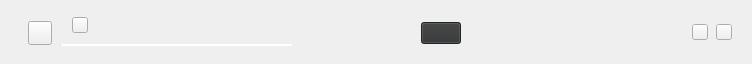
<?xml version="1.0" encoding="UTF-8"?>
<ui version="4.0">
 <class>TransferManagerDelegateWidget</class>
 <widget class="QWidget" name="TransferManagerDelegateWidget">
  <property name="geometry">
   <rect>
    <x>0</x>
    <y>0</y>
    <width>752</width>
    <height>64</height>
   </rect>
  </property>
  <property name="sizePolicy">
   <sizepolicy hsizetype="Expanding" vsizetype="Fixed">
    <horstretch>0</horstretch>
    <verstretch>0</verstretch>
   </sizepolicy>
  </property>
  <property name="minimumSize">
   <size>
    <width>0</width>
    <height>64</height>
   </size>
  </property>
  <property name="maximumSize">
   <size>
    <width>16777215</width>
    <height>64</height>
   </size>
  </property>
  <property name="windowTitle">
   <string/>
  </property>
  <property name="autoFillBackground">
   <bool>false</bool>
  </property>
  <property name="styleSheet">
   <string notr="true">
TransferManagerDelegateWidget
{
    background-color: transparent;
}

#bItemSpeed
{
background-color: transparent;
border:none;
color: #303233; /*colorToken.text-primary*/
}

#itemSepLine
{
    height: 1px;
    min-height: 1px;
    max-height: 1px;
    border: none;
    background: #FFB0B1B31A; /*colorToken.border-subtle*/
	margin-left: 16px;
	margin-right: 16px;
}

QProgressBar
{
    border-radius: 2px;
    height: 2px;
}

#sStatus QLabel
{
    qProperty-alignment: 'AlignLeft | AlignVCenter';
}

#lItemStatus
{
  color: #FF007C3E;/*colorToken.text-success*/
}

#lItemPaused,#lItemPausedQueued_1
{
  color: #FFB55407;/*colorToken.text-warning*/
}

#lItemFailed
{
  color: #FFE31B57;/*colorToken.text-error*/
}

#lRetryMsg
{
  color: #F46265;
}

#tItemRetry
{
    background-color: #ff303233; /*colorToken.button-primary*/
    color: #ff303233; /*colorToken.text-inverse-accent*/
}</string>
  </property>
  <property name="TOKENIZED" stdset="0">
   <bool>true</bool>
  </property>
  <layout class="QVBoxLayout" name="TransferManagerItemLayout">
   <property name="spacing">
    <number>0</number>
   </property>
   <property name="leftMargin">
    <number>0</number>
   </property>
   <property name="topMargin">
    <number>0</number>
   </property>
   <property name="rightMargin">
    <number>0</number>
   </property>
   <property name="bottomMargin">
    <number>0</number>
   </property>
   <item>
    <widget class="Line" name="itemSepLine">
     <property name="sizePolicy">
      <sizepolicy hsizetype="Expanding" vsizetype="Fixed">
       <horstretch>0</horstretch>
       <verstretch>0</verstretch>
      </sizepolicy>
     </property>
     <property name="orientation">
      <enum>Qt::Horizontal</enum>
     </property>
    </widget>
   </item>
   <item>
    <widget class="QStackedWidget" name="sTransferState">
     <property name="sizePolicy">
      <sizepolicy hsizetype="Expanding" vsizetype="Preferred">
       <horstretch>0</horstretch>
       <verstretch>0</verstretch>
      </sizepolicy>
     </property>
     <property name="minimumSize">
      <size>
       <width>0</width>
       <height>64</height>
      </size>
     </property>
     <property name="maximumSize">
      <size>
       <width>16777215</width>
       <height>64</height>
      </size>
     </property>
     <property name="currentIndex">
      <number>0</number>
     </property>
     <widget class="QWidget" name="stateActive">
      <property name="sizePolicy">
       <sizepolicy hsizetype="Expanding" vsizetype="Preferred">
        <horstretch>0</horstretch>
        <verstretch>0</verstretch>
       </sizepolicy>
      </property>
      <property name="minimumSize">
       <size>
        <width>0</width>
        <height>0</height>
       </size>
      </property>
      <property name="maximumSize">
       <size>
        <width>16777215</width>
        <height>16777215</height>
       </size>
      </property>
      <layout class="QHBoxLayout" name="stateActiveLayout">
       <property name="spacing">
        <number>0</number>
       </property>
       <property name="leftMargin">
        <number>28</number>
       </property>
       <property name="topMargin">
        <number>0</number>
       </property>
       <property name="rightMargin">
        <number>20</number>
       </property>
       <property name="bottomMargin">
        <number>0</number>
       </property>
       <item>
        <widget class="IconLabel" name="tFileType">
         <property name="minimumSize">
          <size>
           <width>24</width>
           <height>24</height>
          </size>
         </property>
         <property name="maximumSize">
          <size>
           <width>24</width>
           <height>24</height>
          </size>
         </property>
         <property name="iconSize">
          <size>
           <width>48</width>
           <height>48</height>
          </size>
         </property>
        </widget>
       </item>
       <item>
        <spacer name="horizontalSpacer_4">
         <property name="orientation">
          <enum>Qt::Horizontal</enum>
         </property>
         <property name="sizeType">
          <enum>QSizePolicy::Fixed</enum>
         </property>
         <property name="sizeHint" stdset="0">
          <size>
           <width>8</width>
           <height>0</height>
          </size>
         </property>
        </spacer>
       </item>
       <item>
        <widget class="QWidget" name="wName" native="true">
         <property name="sizePolicy">
          <sizepolicy hsizetype="Preferred" vsizetype="Fixed">
           <horstretch>0</horstretch>
           <verstretch>0</verstretch>
          </sizepolicy>
         </property>
         <property name="minimumSize">
          <size>
           <width>0</width>
           <height>36</height>
          </size>
         </property>
         <property name="maximumSize">
          <size>
           <width>16777215</width>
           <height>36</height>
          </size>
         </property>
         <layout class="QVBoxLayout" name="wNameLayout">
          <property name="spacing">
           <number>8</number>
          </property>
          <property name="leftMargin">
           <number>0</number>
          </property>
          <property name="topMargin">
           <number>0</number>
          </property>
          <property name="rightMargin">
           <number>10</number>
          </property>
          <property name="bottomMargin">
           <number>0</number>
          </property>
          <item>
           <widget class="QWidget" name="wTransferName" native="true">
            <property name="minimumSize">
             <size>
              <width>0</width>
              <height>20</height>
             </size>
            </property>
            <property name="maximumSize">
             <size>
              <width>16777215</width>
              <height>20</height>
             </size>
            </property>
            <layout class="QHBoxLayout" name="horizontalLayout_4" stretch="0,0,0">
             <property name="spacing">
              <number>5</number>
             </property>
             <property name="leftMargin">
              <number>0</number>
             </property>
             <property name="topMargin">
              <number>0</number>
             </property>
             <property name="rightMargin">
              <number>0</number>
             </property>
             <property name="bottomMargin">
              <number>0</number>
             </property>
             <item alignment="Qt::AlignVCenter">
              <widget class="QLabel" name="lTransferName">
               <property name="sizePolicy">
                <sizepolicy hsizetype="Preferred" vsizetype="Expanding">
                 <horstretch>0</horstretch>
                 <verstretch>0</verstretch>
                </sizepolicy>
               </property>
               <property name="minimumSize">
                <size>
                 <width>0</width>
                 <height>0</height>
                </size>
               </property>
               <property name="maximumSize">
                <size>
                 <width>16777215</width>
                 <height>16777215</height>
                </size>
               </property>
               <property name="text">
                <string/>
               </property>
               <property name="textFormat">
                <enum>Qt::PlainText</enum>
               </property>
               <property name="font-size" stdset="0">
                <string notr="true">body-2</string>
               </property>
              </widget>
             </item>
             <item>
              <widget class="IconLabel" name="lSyncIcon">
               <property name="minimumSize">
                <size>
                 <width>16</width>
                 <height>16</height>
                </size>
               </property>
               <property name="maximumSize">
                <size>
                 <width>16</width>
                 <height>16</height>
                </size>
               </property>
               <property name="text">
                <string notr="true"/>
               </property>
               <property name="icon">
                <iconset>
                 <normaloff>:/sync-01.svg</normaloff>:/sync-01.svg</iconset>
               </property>
               <property name="normal_off" stdset="0">
                <string notr="true">icon-primary</string>
               </property>
              </widget>
             </item>
             <item>
              <spacer name="nameSpacer">
               <property name="orientation">
                <enum>Qt::Horizontal</enum>
               </property>
               <property name="sizeType">
                <enum>QSizePolicy::MinimumExpanding</enum>
               </property>
               <property name="sizeHint" stdset="0">
                <size>
                 <width>38</width>
                 <height>0</height>
                </size>
               </property>
              </spacer>
             </item>
            </layout>
           </widget>
          </item>
          <item>
           <widget class="QWidget" name="wProgressBar" native="true">
            <property name="sizePolicy">
             <sizepolicy hsizetype="Expanding" vsizetype="Fixed">
              <horstretch>0</horstretch>
              <verstretch>0</verstretch>
             </sizepolicy>
            </property>
            <property name="minimumSize">
             <size>
              <width>0</width>
              <height>16</height>
             </size>
            </property>
            <property name="maximumSize">
             <size>
              <width>16777215</width>
              <height>16</height>
             </size>
            </property>
            <layout class="QHBoxLayout" name="horizontalLayout">
             <property name="spacing">
              <number>0</number>
             </property>
             <property name="leftMargin">
              <number>0</number>
             </property>
             <property name="topMargin">
              <number>0</number>
             </property>
             <property name="rightMargin">
              <number>38</number>
             </property>
             <property name="bottomMargin">
              <number>0</number>
             </property>
             <item>
              <widget class="QProgressBar" name="pbTransfer">
               <property name="sizePolicy">
                <sizepolicy hsizetype="Expanding" vsizetype="Fixed">
                 <horstretch>0</horstretch>
                 <verstretch>0</verstretch>
                </sizepolicy>
               </property>
               <property name="minimumSize">
                <size>
                 <width>0</width>
                 <height>2</height>
                </size>
               </property>
               <property name="maximumSize">
                <size>
                 <width>16777215</width>
                 <height>2</height>
                </size>
               </property>
               <property name="maximum">
                <number>1000</number>
               </property>
               <property name="value">
                <number>0</number>
               </property>
               <property name="textVisible">
                <bool>false</bool>
               </property>
               <property name="invertedAppearance">
                <bool>false</bool>
               </property>
               <property name="format">
                <string notr="true"/>
               </property>
              </widget>
             </item>
            </layout>
           </widget>
          </item>
         </layout>
        </widget>
       </item>
       <item>
        <widget class="QWidget" name="wSize" native="true">
         <property name="sizePolicy">
          <sizepolicy hsizetype="Fixed" vsizetype="Fixed">
           <horstretch>0</horstretch>
           <verstretch>0</verstretch>
          </sizepolicy>
         </property>
         <property name="minimumSize">
          <size>
           <width>0</width>
           <height>0</height>
          </size>
         </property>
         <property name="maximumSize">
          <size>
           <width>16777215</width>
           <height>16777215</height>
          </size>
         </property>
         <layout class="QHBoxLayout" name="horizontalLayout_2">
          <property name="spacing">
           <number>0</number>
          </property>
          <property name="leftMargin">
           <number>0</number>
          </property>
          <property name="topMargin">
           <number>0</number>
          </property>
          <property name="rightMargin">
           <number>10</number>
          </property>
          <property name="bottomMargin">
           <number>0</number>
          </property>
          <item alignment="Qt::AlignVCenter">
           <widget class="QLabel" name="lDone">
            <property name="minimumSize">
             <size>
              <width>0</width>
              <height>0</height>
             </size>
            </property>
            <property name="maximumSize">
             <size>
              <width>16777215</width>
              <height>16777215</height>
             </size>
            </property>
            <property name="text">
             <string/>
            </property>
            <property name="font-size" stdset="0">
             <string notr="true">caption</string>
            </property>
           </widget>
          </item>
          <item alignment="Qt::AlignVCenter">
           <widget class="QLabel" name="lTotal">
            <property name="minimumSize">
             <size>
              <width>0</width>
              <height>0</height>
             </size>
            </property>
            <property name="maximumSize">
             <size>
              <width>16777215</width>
              <height>16777215</height>
             </size>
            </property>
            <property name="text">
             <string/>
            </property>
            <property name="semibold" stdset="0">
             <bool>true</bool>
            </property>
            <property name="font-size" stdset="0">
             <string notr="true">caption</string>
            </property>
           </widget>
          </item>
          <item>
           <spacer name="horizontalSpacer">
            <property name="orientation">
             <enum>Qt::Horizontal</enum>
            </property>
            <property name="sizeHint" stdset="0">
             <size>
              <width>0</width>
              <height>0</height>
             </size>
            </property>
           </spacer>
          </item>
         </layout>
        </widget>
       </item>
       <item>
        <widget class="QWidget" name="cSpeedItem" native="true">
         <property name="sizePolicy">
          <sizepolicy hsizetype="Fixed" vsizetype="Fixed">
           <horstretch>0</horstretch>
           <verstretch>0</verstretch>
          </sizepolicy>
         </property>
         <property name="minimumSize">
          <size>
           <width>0</width>
           <height>0</height>
          </size>
         </property>
         <property name="maximumSize">
          <size>
           <width>16777215</width>
           <height>16777215</height>
          </size>
         </property>
         <layout class="QHBoxLayout" name="horizontalLayout_10">
          <property name="spacing">
           <number>0</number>
          </property>
          <property name="leftMargin">
           <number>0</number>
          </property>
          <property name="topMargin">
           <number>0</number>
          </property>
          <property name="rightMargin">
           <number>10</number>
          </property>
          <property name="bottomMargin">
           <number>0</number>
          </property>
          <item alignment="Qt::AlignLeft">
           <widget class="TokenizableButton" name="bItemSpeed">
            <property name="sizePolicy">
             <sizepolicy hsizetype="Expanding" vsizetype="Expanding">
              <horstretch>0</horstretch>
              <verstretch>0</verstretch>
             </sizepolicy>
            </property>
            <property name="minimumSize">
             <size>
              <width>0</width>
              <height>0</height>
             </size>
            </property>
            <property name="maximumSize">
             <size>
              <width>16777215</width>
              <height>16777215</height>
             </size>
            </property>
            <property name="text">
             <string notr="true"/>
            </property>
            <property name="iconSize">
             <size>
              <width>16</width>
              <height>16</height>
             </size>
            </property>
            <property name="normal_off" stdset="0">
             <string notr="true">icon-primary</string>
            </property>
            <property name="font-size" stdset="0">
             <string notr="true">caption</string>
            </property>
            <property name="semibold" stdset="0">
             <bool>true</bool>
            </property>
           </widget>
          </item>
          <item>
           <spacer name="horizontalSpacer_11">
            <property name="orientation">
             <enum>Qt::Horizontal</enum>
            </property>
            <property name="sizeHint" stdset="0">
             <size>
              <width>0</width>
              <height>0</height>
             </size>
            </property>
           </spacer>
          </item>
         </layout>
        </widget>
       </item>
       <item>
        <widget class="QStackedWidget" name="sStatus">
         <property name="minimumSize">
          <size>
           <width>0</width>
           <height>0</height>
          </size>
         </property>
         <property name="maximumSize">
          <size>
           <width>16777215</width>
           <height>16777215</height>
          </size>
         </property>
         <property name="currentIndex">
          <number>5</number>
         </property>
         <widget class="QWidget" name="pActive">
          <layout class="QHBoxLayout" name="horizontalLayout_6">
           <property name="spacing">
            <number>0</number>
           </property>
           <property name="leftMargin">
            <number>0</number>
           </property>
           <property name="topMargin">
            <number>0</number>
           </property>
           <property name="rightMargin">
            <number>10</number>
           </property>
           <property name="bottomMargin">
            <number>0</number>
           </property>
           <item alignment="Qt::AlignVCenter">
            <widget class="QLabel" name="lItemStatus">
             <property name="wordWrap">
              <bool>true</bool>
             </property>
             <property name="font-size" stdset="0">
              <string notr="true">caption</string>
             </property>
            </widget>
           </item>
           <item>
            <spacer name="horizontalSpacer_10">
             <property name="orientation">
              <enum>Qt::Horizontal</enum>
             </property>
             <property name="sizeHint" stdset="0">
              <size>
               <width>0</width>
               <height>0</height>
              </size>
             </property>
            </spacer>
           </item>
          </layout>
         </widget>
         <widget class="QWidget" name="pQueued">
          <layout class="QHBoxLayout" name="horizontalLayout_8">
           <property name="spacing">
            <number>0</number>
           </property>
           <property name="leftMargin">
            <number>0</number>
           </property>
           <property name="topMargin">
            <number>0</number>
           </property>
           <property name="rightMargin">
            <number>10</number>
           </property>
           <property name="bottomMargin">
            <number>0</number>
           </property>
           <item alignment="Qt::AlignVCenter">
            <widget class="QLabel" name="lItemQueued">
             <property name="text">
              <string/>
             </property>
             <property name="font-size" stdset="0">
              <string notr="true">caption</string>
             </property>
            </widget>
           </item>
           <item>
            <spacer name="horizontalSpacer_8">
             <property name="orientation">
              <enum>Qt::Horizontal</enum>
             </property>
             <property name="sizeHint" stdset="0">
              <size>
               <width>0</width>
               <height>0</height>
              </size>
             </property>
            </spacer>
           </item>
          </layout>
         </widget>
         <widget class="QWidget" name="pRetry">
          <layout class="QHBoxLayout" name="horizontalLayout_9">
           <property name="spacing">
            <number>0</number>
           </property>
           <property name="leftMargin">
            <number>0</number>
           </property>
           <property name="topMargin">
            <number>0</number>
           </property>
           <property name="rightMargin">
            <number>10</number>
           </property>
           <property name="bottomMargin">
            <number>0</number>
           </property>
           <item alignment="Qt::AlignVCenter">
            <widget class="QLabel" name="lRetryMsg">
             <property name="minimumSize">
              <size>
               <width>0</width>
               <height>0</height>
              </size>
             </property>
             <property name="maximumSize">
              <size>
               <width>16777215</width>
               <height>16777215</height>
              </size>
             </property>
             <property name="text">
              <string/>
             </property>
             <property name="wordWrap">
              <bool>true</bool>
             </property>
             <property name="font-size" stdset="0">
              <string notr="true">caption</string>
             </property>
            </widget>
           </item>
           <item>
            <spacer name="horizontalSpacer_7">
             <property name="orientation">
              <enum>Qt::Horizontal</enum>
             </property>
             <property name="sizeHint" stdset="0">
              <size>
               <width>0</width>
               <height>0</height>
              </size>
             </property>
            </spacer>
           </item>
          </layout>
         </widget>
         <widget class="QWidget" name="pPaused">
          <layout class="QHBoxLayout" name="horizontalLayout_7">
           <property name="spacing">
            <number>0</number>
           </property>
           <property name="leftMargin">
            <number>0</number>
           </property>
           <property name="topMargin">
            <number>0</number>
           </property>
           <property name="rightMargin">
            <number>10</number>
           </property>
           <property name="bottomMargin">
            <number>0</number>
           </property>
           <item alignment="Qt::AlignVCenter">
            <widget class="QLabel" name="lItemPaused">
             <property name="text">
              <string/>
             </property>
             <property name="font-size" stdset="0">
              <string notr="true">caption</string>
             </property>
            </widget>
           </item>
           <item>
            <spacer name="horizontalSpacer_9">
             <property name="orientation">
              <enum>Qt::Horizontal</enum>
             </property>
             <property name="sizeHint" stdset="0">
              <size>
               <width>0</width>
               <height>0</height>
              </size>
             </property>
            </spacer>
           </item>
          </layout>
         </widget>
         <widget class="QWidget" name="pPausedQueued">
          <layout class="QHBoxLayout" name="horizontalLayout_3" stretch="1,0">
           <property name="spacing">
            <number>0</number>
           </property>
           <property name="leftMargin">
            <number>0</number>
           </property>
           <property name="topMargin">
            <number>0</number>
           </property>
           <property name="rightMargin">
            <number>5</number>
           </property>
           <property name="bottomMargin">
            <number>0</number>
           </property>
           <item alignment="Qt::AlignVCenter">
            <widget class="QWidget" name="cPausedQueued" native="true">
             <property name="sizePolicy">
              <sizepolicy hsizetype="Expanding" vsizetype="Preferred">
               <horstretch>0</horstretch>
               <verstretch>0</verstretch>
              </sizepolicy>
             </property>
             <layout class="QHBoxLayout" name="horizontalLayout_11">
              <property name="spacing">
               <number>3</number>
              </property>
              <property name="leftMargin">
               <number>0</number>
              </property>
              <property name="topMargin">
               <number>0</number>
              </property>
              <property name="rightMargin">
               <number>0</number>
              </property>
              <property name="bottomMargin">
               <number>0</number>
              </property>
              <item alignment="Qt::AlignVCenter">
               <widget class="QLabel" name="lItemPausedQueued_1">
                <property name="minimumSize">
                 <size>
                  <width>0</width>
                  <height>0</height>
                 </size>
                </property>
                <property name="maximumSize">
                 <size>
                  <width>16777215</width>
                  <height>16777215</height>
                 </size>
                </property>
                <property name="text">
                 <string/>
                </property>
                <property name="font-size" stdset="0">
                 <string notr="true">caption</string>
                </property>
               </widget>
              </item>
              <item alignment="Qt::AlignVCenter">
               <widget class="QLabel" name="lItemPausedQueued_2">
                <property name="minimumSize">
                 <size>
                  <width>0</width>
                  <height>0</height>
                 </size>
                </property>
                <property name="maximumSize">
                 <size>
                  <width>16777215</width>
                  <height>16777215</height>
                 </size>
                </property>
                <property name="text">
                 <string/>
                </property>
                <property name="font-size" stdset="0">
                 <string notr="true">caption</string>
                </property>
               </widget>
              </item>
              <item>
               <spacer name="horizontalSpacer_5">
                <property name="orientation">
                 <enum>Qt::Horizontal</enum>
                </property>
                <property name="sizeHint" stdset="0">
                 <size>
                  <width>0</width>
                  <height>0</height>
                 </size>
                </property>
               </spacer>
              </item>
             </layout>
            </widget>
           </item>
           <item>
            <spacer name="horizontalSpacer_3">
             <property name="orientation">
              <enum>Qt::Horizontal</enum>
             </property>
             <property name="sizeHint" stdset="0">
              <size>
               <width>0</width>
               <height>0</height>
              </size>
             </property>
            </spacer>
           </item>
          </layout>
         </widget>
         <widget class="QWidget" name="pFailed">
          <layout class="QHBoxLayout" name="pFailedLayout" stretch="1,0">
           <property name="spacing">
            <number>0</number>
           </property>
           <property name="leftMargin">
            <number>0</number>
           </property>
           <property name="topMargin">
            <number>0</number>
           </property>
           <property name="rightMargin">
            <number>10</number>
           </property>
           <property name="bottomMargin">
            <number>0</number>
           </property>
           <item>
            <widget class="QWidget" name="cFailed" native="true">
             <property name="sizePolicy">
              <sizepolicy hsizetype="Expanding" vsizetype="Preferred">
               <horstretch>0</horstretch>
               <verstretch>0</verstretch>
              </sizepolicy>
             </property>
             <layout class="QHBoxLayout" name="horizontalLayout_5">
              <property name="spacing">
               <number>8</number>
              </property>
              <property name="leftMargin">
               <number>0</number>
              </property>
              <property name="topMargin">
               <number>0</number>
              </property>
              <property name="rightMargin">
               <number>0</number>
              </property>
              <property name="bottomMargin">
               <number>0</number>
              </property>
              <item alignment="Qt::AlignVCenter">
               <widget class="QLabel" name="lItemFailed">
                <property name="minimumSize">
                 <size>
                  <width>0</width>
                  <height>0</height>
                 </size>
                </property>
                <property name="maximumSize">
                 <size>
                  <width>16777215</width>
                  <height>16777215</height>
                 </size>
                </property>
                <property name="text">
                 <string/>
                </property>
                <property name="font-size" stdset="0">
                 <string notr="true">caption</string>
                </property>
               </widget>
              </item>
              <item>
               <widget class="TokenizableButton" name="tItemRetry">
                <property name="sizePolicy">
                 <sizepolicy hsizetype="Preferred" vsizetype="Fixed">
                  <horstretch>0</horstretch>
                  <verstretch>0</verstretch>
                 </sizepolicy>
                </property>
                <property name="minimumSize">
                 <size>
                  <width>0</width>
                  <height>0</height>
                 </size>
                </property>
                <property name="maximumSize">
                 <size>
                  <width>16777215</width>
                  <height>16777215</height>
                 </size>
                </property>
                <property name="text">
                 <string/>
                </property>
                <property name="type" stdset="0">
                 <string notr="true">primary</string>
                </property>
                <property name="dimension" stdset="0">
                 <string notr="true">small</string>
                </property>
                <property name="semibold" stdset="0">
                 <bool>true</bool>
                </property>
               </widget>
              </item>
              <item>
               <spacer name="horizontalSpacer_2">
                <property name="orientation">
                 <enum>Qt::Horizontal</enum>
                </property>
                <property name="sizeHint" stdset="0">
                 <size>
                  <width>80</width>
                  <height>0</height>
                 </size>
                </property>
               </spacer>
              </item>
             </layout>
            </widget>
           </item>
           <item>
            <spacer name="horizontalSpacer_6">
             <property name="orientation">
              <enum>Qt::Horizontal</enum>
             </property>
             <property name="sizeHint" stdset="0">
              <size>
               <width>0</width>
               <height>0</height>
              </size>
             </property>
            </spacer>
           </item>
          </layout>
         </widget>
        </widget>
       </item>
       <item>
        <widget class="QLabel" name="lItemTime">
         <property name="sizePolicy">
          <sizepolicy hsizetype="Fixed" vsizetype="Fixed">
           <horstretch>0</horstretch>
           <verstretch>0</verstretch>
          </sizepolicy>
         </property>
         <property name="minimumSize">
          <size>
           <width>0</width>
           <height>0</height>
          </size>
         </property>
         <property name="maximumSize">
          <size>
           <width>16777215</width>
           <height>16777215</height>
          </size>
         </property>
         <property name="font-size" stdset="0">
          <string notr="true">caption</string>
         </property>
        </widget>
       </item>
       <item>
        <widget class="QWidget" name="wActionButtonsContainer" native="true">
         <property name="minimumSize">
          <size>
           <width>0</width>
           <height>0</height>
          </size>
         </property>
         <layout class="QHBoxLayout" name="horizontalLayout_12">
          <property name="spacing">
           <number>8</number>
          </property>
          <property name="leftMargin">
           <number>0</number>
          </property>
          <property name="topMargin">
           <number>0</number>
          </property>
          <property name="rightMargin">
           <number>0</number>
          </property>
          <property name="bottomMargin">
           <number>0</number>
          </property>
          <item>
           <widget class="QWidget" name="wPauseResume" native="true">
            <property name="sizePolicy">
             <sizepolicy hsizetype="Fixed" vsizetype="Fixed">
              <horstretch>0</horstretch>
              <verstretch>0</verstretch>
             </sizepolicy>
            </property>
            <property name="minimumSize">
             <size>
              <width>16</width>
              <height>63</height>
             </size>
            </property>
            <property name="maximumSize">
             <size>
              <width>16</width>
              <height>63</height>
             </size>
            </property>
            <layout class="QHBoxLayout" name="wPauseResumeLayout">
             <property name="spacing">
              <number>0</number>
             </property>
             <property name="leftMargin">
              <number>0</number>
             </property>
             <property name="topMargin">
              <number>0</number>
             </property>
             <property name="rightMargin">
              <number>0</number>
             </property>
             <property name="bottomMargin">
              <number>0</number>
             </property>
             <item>
              <widget class="TokenizableToolButton" name="tPauseResumeTransfer">
               <property name="minimumSize">
                <size>
                 <width>16</width>
                 <height>16</height>
                </size>
               </property>
               <property name="maximumSize">
                <size>
                 <width>16</width>
                 <height>16</height>
                </size>
               </property>
               <property name="type" stdset="0">
                <string notr="true">ghost</string>
               </property>
              </widget>
             </item>
            </layout>
           </widget>
          </item>
          <item>
           <widget class="QWidget" name="wClearCancel" native="true">
            <property name="sizePolicy">
             <sizepolicy hsizetype="Fixed" vsizetype="Fixed">
              <horstretch>0</horstretch>
              <verstretch>0</verstretch>
             </sizepolicy>
            </property>
            <property name="minimumSize">
             <size>
              <width>16</width>
              <height>63</height>
             </size>
            </property>
            <property name="maximumSize">
             <size>
              <width>16</width>
              <height>63</height>
             </size>
            </property>
            <layout class="QHBoxLayout" name="wClearCancelLayout">
             <property name="spacing">
              <number>0</number>
             </property>
             <property name="leftMargin">
              <number>0</number>
             </property>
             <property name="topMargin">
              <number>0</number>
             </property>
             <property name="rightMargin">
              <number>0</number>
             </property>
             <property name="bottomMargin">
              <number>0</number>
             </property>
             <item>
              <widget class="TokenizableToolButton" name="tCancelClearTransfer">
               <property name="minimumSize">
                <size>
                 <width>16</width>
                 <height>16</height>
                </size>
               </property>
               <property name="maximumSize">
                <size>
                 <width>16</width>
                 <height>16</height>
                </size>
               </property>
               <property name="type" stdset="0">
                <string notr="true">ghost</string>
               </property>
              </widget>
             </item>
            </layout>
           </widget>
          </item>
         </layout>
        </widget>
       </item>
      </layout>
     </widget>
    </widget>
   </item>
  </layout>
 </widget>
 <customwidgets>
  <customwidget>
   <class>TokenizableToolButton</class>
   <extends>QToolButton</extends>
   <header>tokenizer/TokenizableItems/TokenizableButtons.h </header>
  </customwidget>
  <customwidget>
   <class>IconLabel</class>
   <extends>QToolButton</extends>
   <header>tokenizer/TokenizableItems/IconLabel.h</header>
  </customwidget>
  <customwidget>
   <class>TokenizableButton</class>
   <extends>QPushButton</extends>
   <header>tokenizer/TokenizableItems/TokenizableButtons.h</header>
  </customwidget>
 </customwidgets>
 <resources/>
 <connections/>
</ui>
